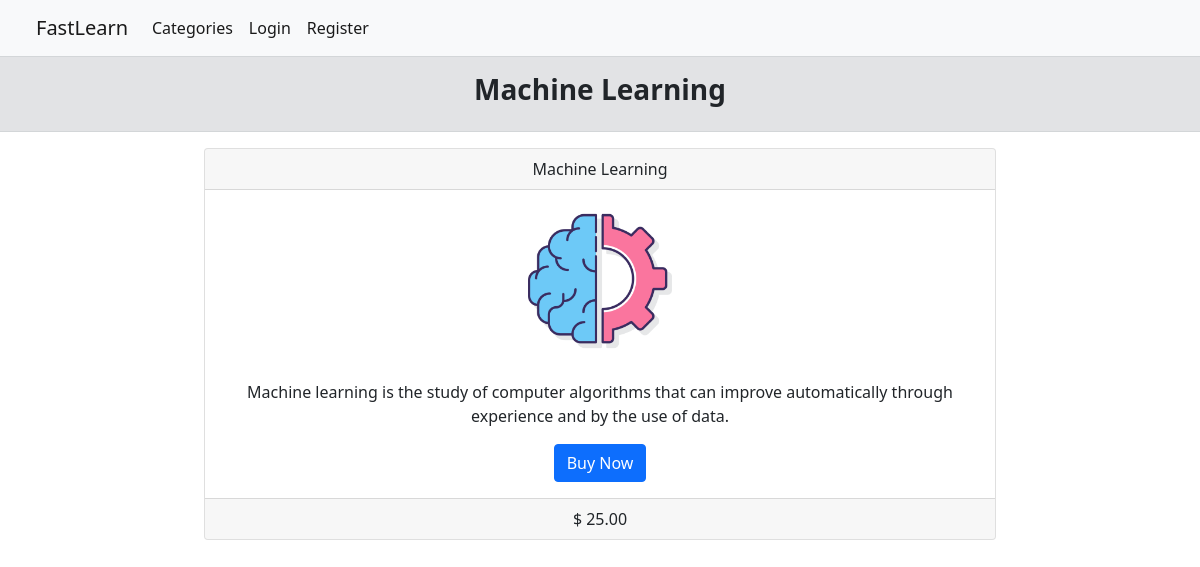
Screenshot of /course/machine-learning/ with the database file from the repository.
### flearn/models.py (models this page shows, shortened)
class Course(models.Model):
    sub_category = models.ForeignKey(SubCategory, related_name='courses',
                                    on_delete=models.CASCADE)
    name = models.CharField(max_length=200)
    slug = models.SlugField(max_length=200, unique=True)
    image = models.ImageField(upload_to='course/intro', blank=True)
    description = models.TextField(blank=True)
    price = models.DecimalField(max_digits=10, decimal_places=2)
    created = models.DateTimeField(auto_now_add=True)
    updated = models.DateTimeField(auto_now=True)
    def __str__(self):
        return self.name

### flearn/views.py (the view)
# urls.py: path('course/<str:slug>/', views.course, name='course_detail'),
def course(request, slug):
    course = Course.objects.get(slug=slug)
    context = {
        'course': course,
    }
    return render(request, 'flearn/course_detail.html', context)

### flearn/templates/flearn/course_detail.html (shortened to what this page needs)
{% extends 'base.html' %}
{% load static %}
{% block content %}
<div class="cotainer">
    <div class="row">
        <div class="alert alert-secondary">
            <h3 class="text-dark text-center fw-bold">{{ course }}</h3>
        </div>
    </div>
    <div class="row">
        <div class="col-2"></div>
        <div class="col-8">
            <div class="card text-center">
                <div class="card-header">
                  {{course}}
                </div>
                <div class="card-body">
                    <div class="text-center">
                        <img src="{{ course.image.url }}" width="150" height="150">
                    </div>
                    <br>
                  <p class="card-text">{{ course.description }}</p>
                  <a href="{% url 'payment:process' course.id %}" class="btn btn-primary">Buy Now</a>
                </div>
                <div class="card-footer">
                  $ {{ course.price }}
                </div>
            </div>
        </div>
        <div class="col-2"></div>
    </div>
</div>
{% endblock %}

### rows the page displays
Course: name "Machine Learning", image (picture), description "Machine learning is the study of computer algorithms that can improve automatically through experience and by the use of data.", price "25.00"
